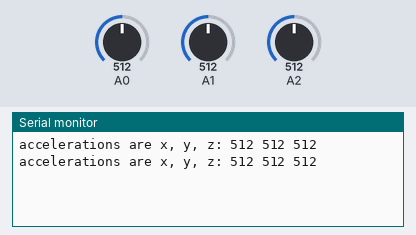
The sketch below on a simulated Arduino Uno, built with avr-gcc and run on an emulated ATmega328P. Parts: the last lines printed to the serial monitor. The inputs (shaded band) are chosen by the test bench; at power-on: A0 = 512, A1 = 512, A2 = 512.

Above: at 1.8 s.
1.9 s: A0 set to 716
At 2.5 s:
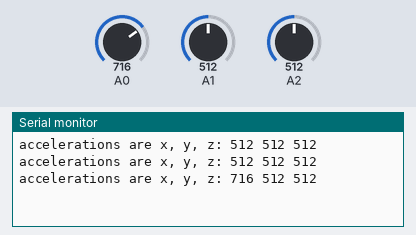
3.4 s: A1 set to 716
At 4.7 s:
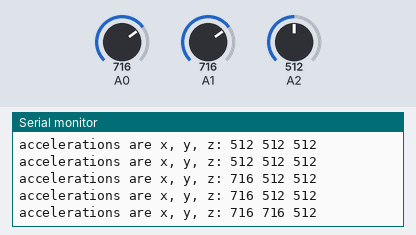
4.9 s: A2 set to 716
At 5.8 s:
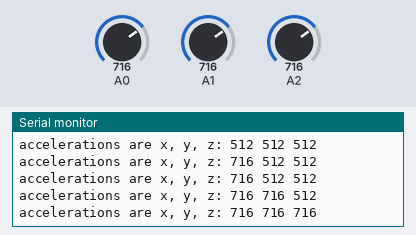
6.4 s: A0 set to 900
At 7.7 s:
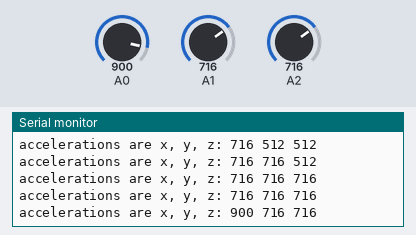
7.9 s: A1 set to 900
At 8.5 s:
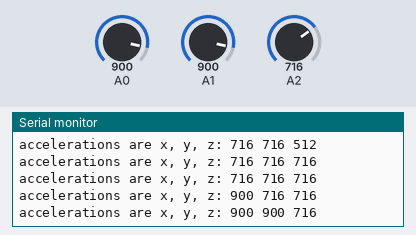
9.4 s: A2 set to 900
At 10.8 s:
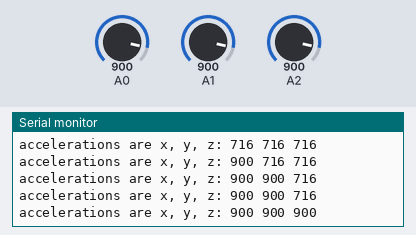
Timing chart, 0 to 11.9 s (numbered marks = the images above; inputs shaded):
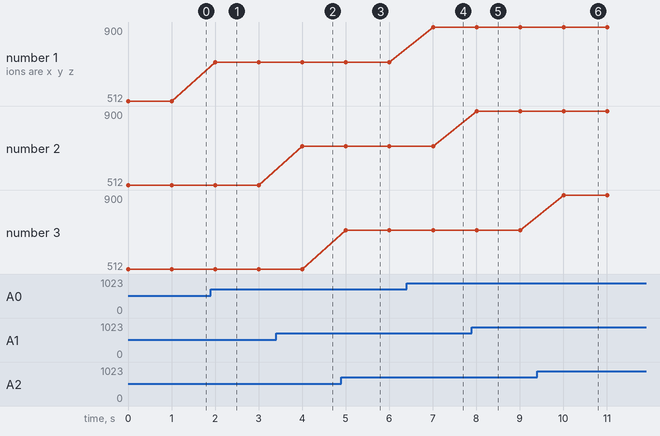

The sketch:

accelerometer.ino
```cpp
int x, y, z;

void setup()
{
  Serial.begin(9600);      // sets the serial port to 9600
}

void loop()
{
  x = analogRead(A0);       // read analog input pin 0
  y = analogRead(A1);       // read analog input pin 1
  z = analogRead(A2);       // read analog input pin 1
  Serial.print("accelerations are x, y, z: ");
  Serial.print(x, DEC);    // print the acceleration in the X axis
  Serial.print(" ");       // prints a space between the numbers
  Serial.print(y, DEC);    // print the acceleration in the Y axis
  Serial.print(" ");       // prints a space between the numbers
  Serial.println(z, DEC);  // print the acceleration in the Z axis
  delay(1000);              // wait 100ms for next reading
}
```

Measured:
- after the input at 1.9 s, the serial monitor: prints a new line after 0.10 s (image 1)
- after the input at 3.4 s, the serial monitor: prints a new line after 0.60 s (image 2)
- after the input at 4.9 s, the serial monitor: prints a new line after 0.11 s (image 3)
- after the input at 6.4 s, the serial monitor: prints a new line after 0.61 s (image 4)
- after the input at 7.9 s, the serial monitor: prints a new line after 0.11 s (image 5)
- after the input at 9.4 s, the serial monitor: prints a new line after 0.61 s (image 6)
- plotted number 1: 512 → 716 after the input at 1.9 s, 716 → 900 after the input at 6.4 s
